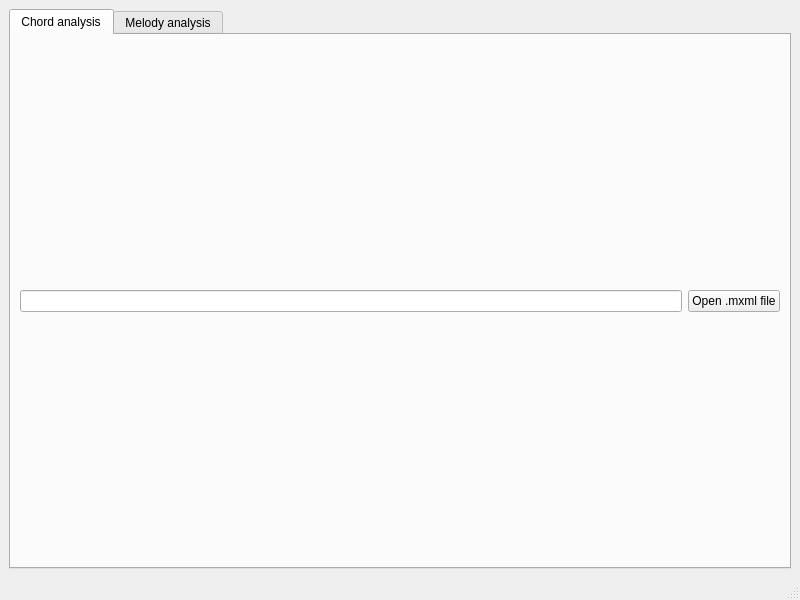
<?xml version="1.0" encoding="UTF-8"?>
<ui version="4.0">
 <class>MainWindow</class>
 <widget class="QMainWindow" name="MainWindow">
  <property name="geometry">
   <rect>
    <x>0</x>
    <y>0</y>
    <width>800</width>
    <height>600</height>
   </rect>
  </property>
  <property name="windowTitle">
   <string>SongCreator</string>
  </property>
  <widget class="QWidget" name="centralwidget">
   <layout class="QVBoxLayout" name="verticalLayout">
    <item>
     <widget class="QTabWidget" name="tabWidget">
      <property name="currentIndex">
       <number>0</number>
      </property>
      <widget class="QWidget" name="tab">
       <attribute name="title">
        <string>Chord analysis</string>
       </attribute>
       <layout class="QVBoxLayout" name="verticalLayout_2">
        <item>
         <layout class="QHBoxLayout" name="horizontalLayout">
          <item>
           <widget class="QLineEdit" name="lineEdit"/>
          </item>
          <item>
           <widget class="QPushButton" name="pushButton">
            <property name="text">
             <string>Open .mxml file</string>
            </property>
           </widget>
          </item>
         </layout>
        </item>
       </layout>
      </widget>
      <widget class="QWidget" name="tab_2">
       <attribute name="title">
        <string>Melody analysis</string>
       </attribute>
       <layout class="QVBoxLayout" name="verticalLayout_3">
        <item>
         <layout class="QHBoxLayout" name="horizontalLayout_2">
          <item>
           <widget class="QLineEdit" name="lineEdit_2"/>
          </item>
          <item>
           <widget class="QPushButton" name="pushButton_2">
            <property name="text">
             <string>Open .mxml file</string>
            </property>
           </widget>
          </item>
         </layout>
        </item>
       </layout>
      </widget>
     </widget>
    </item>
   </layout>
  </widget>
  <widget class="QMenuBar" name="menubar">
   <property name="geometry">
    <rect>
     <x>0</x>
     <y>0</y>
     <width>800</width>
     <height>25</height>
    </rect>
   </property>
  </widget>
  <widget class="QStatusBar" name="statusbar"/>
 </widget>
 <resources/>
 <connections/>
</ui>
